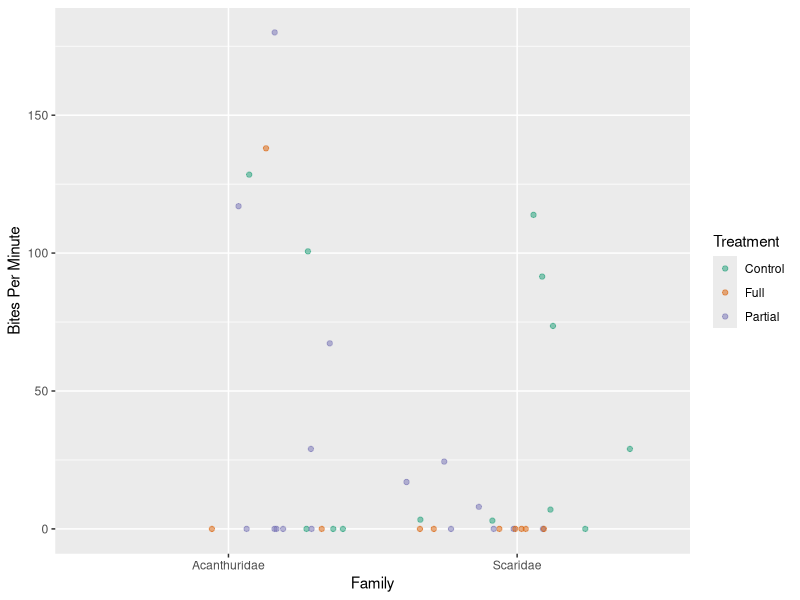
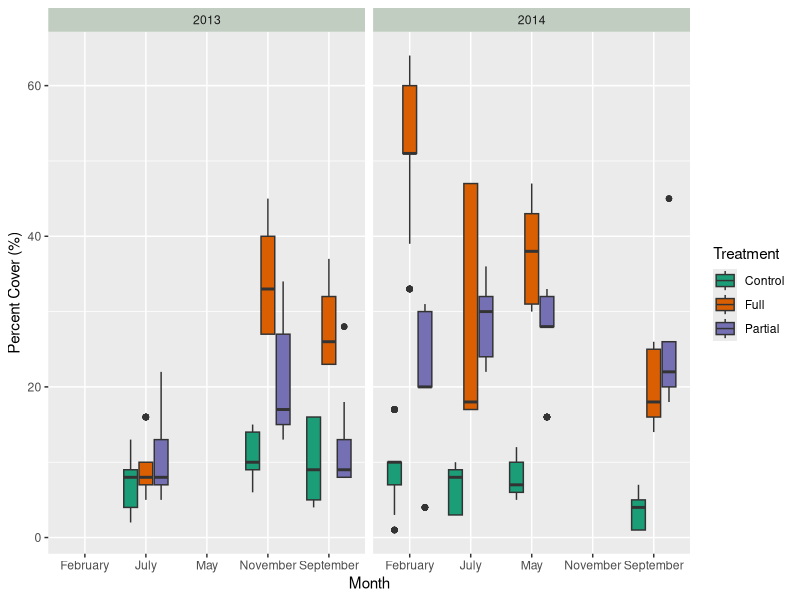
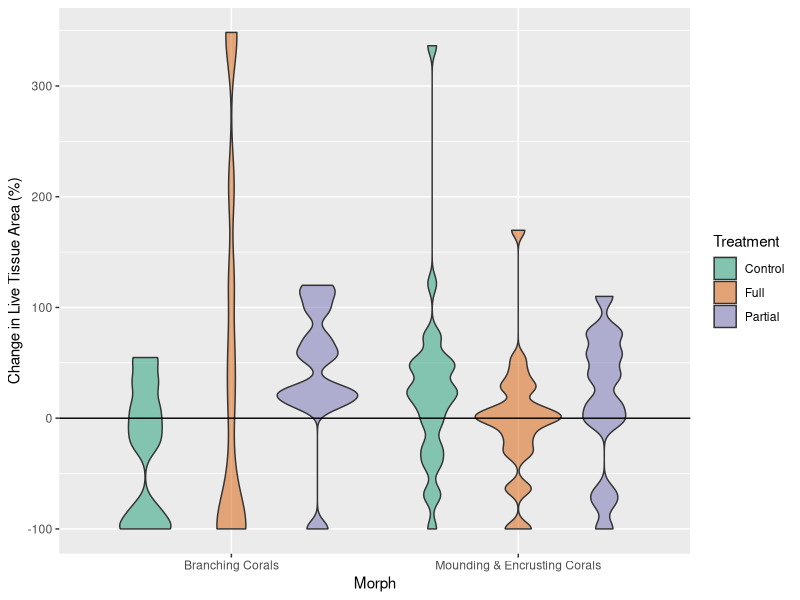
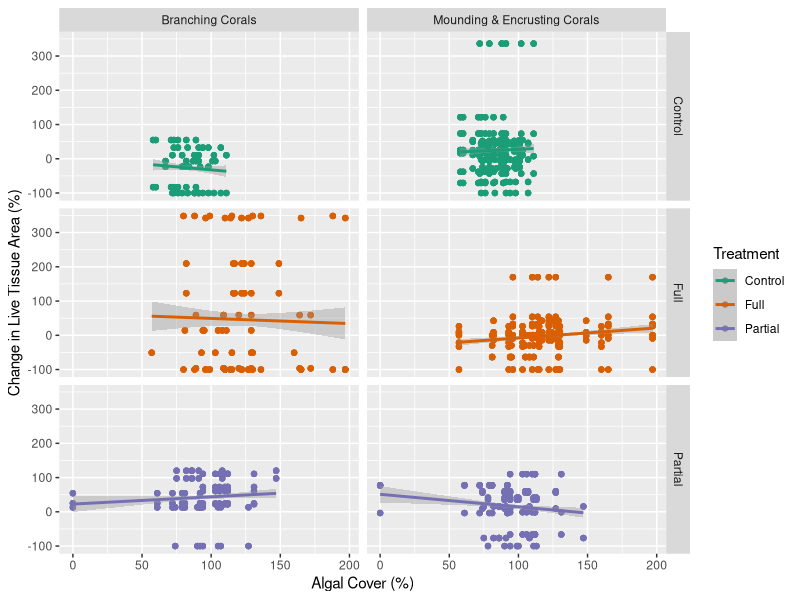

These figures' R source, in order:
## ---- chunk 1
knitr::opts_chunk$set(echo = TRUE)
library(tidyverse)

### All libraries must be loaded in this chunk
### Any global options you'd like to set (a global ggplot theme for example) should go here
## ---- chunk 2
## Read in and save your two tidy CSV files here for downstream use. 
## Show their output with head() for reproduciblity!
read_csv("treatment_results.csv") -> treatment_results
head(treatment_results)
read_csv("plot_bites.csv") -> plot_bites
head(plot_bites)
## ---- chunk 3
## Code to prepare data for plotting goes here. 
## It should save a dataset you can use to plot in the next chunk.
plot_bites %>%
  filter(family == c("Acanthuridae", "Scaridae"), treatment == c("Full", "Partial", "Control")) %>% 
  #only need the two families according to previos graph and then filtered all treatment types
  select(treatment,family,timeCorrBites) -> new_bites_hour
  #out of all the columns, only needed treatment, family, and timeCorrBites

head(new_bites_hour)
#making sure it has all necessary components for graph
## ---- chunk 4
## plot the data here.
## ensure an appropriate figure size and legible output by setting the fig.width and fig.height for this chunk
new_bites_hour %>%
  ggplot(aes(x = family, y= timeCorrBites)) +
  geom_jitter(aes(color=treatment), alpha=0.5)+ #used alpha so can guarantee seeing all of the points
  scale_color_brewer(palette= "Dark2") + #colorblind friendly palette
  labs(x = "Family", y = "Bites Per Minute", color = "Treatment") ->figure3b 
  #as per the metadata, it is by minute not hour

figure3b

## ---- chunk 5
## Code to prepare data for plotting goes here. 
## It should save a dataset you can use to plot in the next chunk.

treatment_results %>%
  filter(Species == "artCal") %>% 
  #only selecting articulated calcareous algae
  select(Species, treatment, Month, Year, Percent_cover) -> new_artcal_results
  #figure will need the species, month/year, percent cover

head(new_artcal_results)
#making sure it has all necessary components for figure
## ---- chunk 6
## plot the data here.
## ensure an appropriate figure size and legible output by setting the fig.width and fig.height for this chunk

new_artcal_results %>%
  ggplot(aes(x = Month, y = Percent_cover, fill= treatment)) +
  geom_boxplot() +
  #would be able to show outliers in this form of graph as well as average
  facet_grid(~Year)+
  #wanted the years next to eachother to observe year difference
  scale_fill_brewer(palette= "Dark2") +
  #colorblind friendly palette 
  theme(strip.background = element_rect(fill = "honeydew3")) +
  #felt like switching up the header color
  labs(y = "Percent Cover (%)", fill = "Treatment") -> figure_5b

figure_5b
## ---- chunk 7
## Code to prepare data for plotting goes here. 
## It should save a dataset you can use to plot in the next chunk.

treatment_results %>%
 mutate(Morph = case_when(morph == "mound.crust" ~ "Mounding & Encrusting Corals", morph == "branch" ~ "Branching Corals")) %>%
  drop_na(Morph) %>%
  #removed NAs
  select(- morph) %>%
  #removed column since created a new one with new names
  mutate(growth = growth * 100) %>%
  #after looking at data again and graph, realized that it was not in percent so needed to multiply by 100
  select(Morph, growth, treatment) -> new_morph
  #only shows what I will be graphing so it is cleaner to look like and when deciding how to wrangle data
  
new_morph
## ---- chunk 8
## plot the data here.
## ensure an appropriate figure size and legible output by setting the fig.width and fig.height for this chunk

new_morph %>%
  ggplot(aes(x = Morph, y = growth, fill = treatment)) +
  geom_violin(alpha = 0.5) +
  #would show distribution of data/be able to properly see black line
  scale_fill_brewer(palette = "Dark2") +
  #colorblind friendly
  labs(y = "Change in Live Tissue Area (%)", fill = "Treatment") +
  geom_hline(yintercept = 0, col = "black")  -> figure_6a
  #had a black line go through the y intercept to show where there is 0 % change

figure_6a
## ---- chunk 9
## Code to prepare data for plotting goes here. 
## It should save a dataset you can use to plot in the next chunk.

treatment_results %>%
  filter(Species == "totalAlgae") %>%
  #only plotting Algae totals
   mutate(Morph = case_when(morph == "mound.crust" ~ "Mounding & Encrusting Corals", morph == "branch" ~ "Branching Corals")) %>%
  drop_na(Morph) %>%
  #removed NAs
  select(- morph) %>%
  #removed column since created a new one with new names
  mutate(growth = growth * 100) %>%
  #made it a percent not decimal
  select(Morph, treatment, growth, Percent_cover) -> new_algal_cover
  #selected only columns that were needed 

new_algal_cover
## ---- chunk 10
## plot the data here.
## ensure an appropriate figure size and legible output by setting the fig.width and fig.height for this chunk

new_algal_cover %>%
  ggplot(aes(x = Percent_cover, y = growth, color = treatment)) +
  geom_point()+
  #scatterplot to show where data points are
  facet_grid(treatment~ Morph) +
  #wanted to separate morphs and treatments to better understand data
  scale_color_brewer(palette = "Dark2") +
  #colorblind friendly color
  labs(y = "Change in Live Tissue Area (%)", x = "Algal Cover (%)", color = "Treatment") +
  geom_smooth(method = "lm") -> figure_6b
  #made smooth trendlines

figure_6b
## ---- chunk 11
## Code to prepare data for plotting goes here. 
## It should save a dataset you can use to plot in the next chunk.
## ---- chunk 12
## plot the data here.
## ensure an appropriate figure size and legible output by setting the fig.width and fig.height for this chunk
